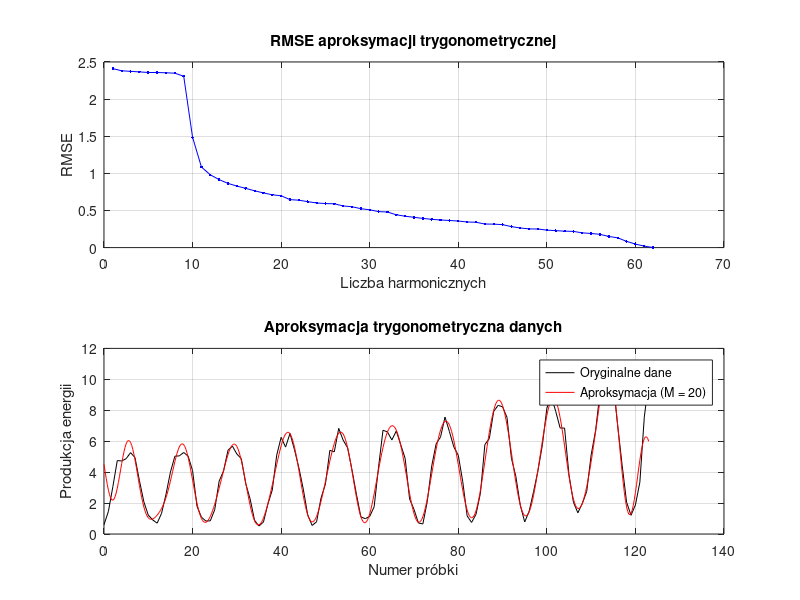

This figure's MATLAB source:
function [dates, y, M, a, b, x_fine, ya, rmse_values] = test_trigonometric_approximation()
% 1) Wyznacza pierwiastek błędu średniokwadratowego w zależności od liczby
%    harmonicznych zastosowanych w aproksymacji trygonometrycznej.
% 2) Wyznacza i przedstawia na wykresie aproksymację trygonometryczną.
% Dla kraju C oraz źródła energii S:
% dates - wektor energy_2025.C.S.Dates (daty pomiaru produkcji energii)
% y - wektor energy_2025.C.S.EnergyProduction (poziomy miesięcznych produkcji energii)
% M - liczba harmonicznych zastosowana w aproksymacji (dla wykresu)
% a - współczynniki amplitudowe funkcji cosinus
% b - współczynniki amplitudowe funkcji sinus
% x_fine - określa próbkowanie funkcji aproksymacyjnej.
% ya - wartości aproksymacji trygonometrycznej wyznaczone dla siatki punktów
%       określonej przez x_fine
% rmse_values(i,1) - RMSE wyznaczony dla wektora y i rezultatu aproksymacji
%       trygonometrycznej.

    M = 20; 

    load energy_2025

    dates = energy_2025.Germany.Solar.Dates;
    y = energy_2025.Germany.Solar.EnergyProduction;


    N = numel(y);
    x = (0:N-1)';  % oryginalna siatka
    k_max = floor(N/2);

    % Gęsta siatka do aproksymacji
    Mx = 4; % Mx = (x_fine(2)-x_fine(1)) / (x(2)-x(1))
    x_fine = linspace(0,N-1,Mx*(N-1)+1)';
    % x_fine = x;

    % FFT danych
    [a, b] = calculate_ab_from_DFT(y);
    
    % Aproksymacja dla ustalonej liczby harmonicznych
    % M = k_max;
    ya = trigonometric_approximation(x_fine, N, M, a, b);

    % RMSE: dane wejściowe vs. aproksymacja trygonometryczna
    rmse_values = zeros(k_max,1);
    for k = 1:k_max
        ya4rmse = trigonometric_approximation(x, N, k, a, b);
        rmse_values(k) = sqrt(mean((y - ya4rmse).^2));
    end

    % Wykresy
    % Wykresy
    figure

    subplot(2,1,1);
    plot(1:k_max, rmse_values, 'b.-');
    title('RMSE aproksymacji trygonometrycznej');
    xlabel('Liczba harmonicznych');
    ylabel('RMSE');
    grid on

    subplot(2,1,2);
    plot(x, y, 'k', 'DisplayName', 'Oryginalne dane'); hold on;
    plot(x_fine, ya, 'r', 'DisplayName', sprintf('Aproksymacja (M = %d)', M));
    title('Aproksymacja trygonometryczna danych');
    xlabel('Numer próbki');
    ylabel('Produkcja energii');
    legend
    grid on

end

function ya = trigonometric_approximation(x_fine, N, M, a, b)
    if N == 0
        ya = [];
        return;
    end

    k_max = length(a) - 1;
    if M > k_max
        M = k_max;
    end

    ya = zeros(length(x_fine), 1);
    ya = ya + a(1);  % składowa stała

    for n = 1:M
        ya = ya + a(n+1) * cos(2*pi*n*x_fine/N) + b(n+1) * sin(2*pi*n*x_fine/N);
    end
end



function [a, b] = calculate_ab_from_DFT(x)
    if(length(x)==0)
        a = [];
        b = [];
        return
    end
    N = length(x);
    Y = fft(x);
    k_max = floor(N/2);  % całkowita liczba harmonicznych

    a = zeros(k_max+1, 1);
    b = zeros(k_max+1, 1);

    % Składowa stała
    a(1) = real(Y(1)) / N;

    for n = 1:k_max
        idx = n + 1;

        % Sprawdzenie, czy to częstotliwość Nyquista
        is_nyquist = (mod(N,2) == 0) && (n == N/2);

        if is_nyquist
            a(idx) = real(Y(n+1)) / N;
            b(idx) = 0;
        else
            a(idx) = 2 * real(Y(n+1)) / N;
            b(idx) = -2 * imag(Y(n+1)) / N;
        end
    end
end